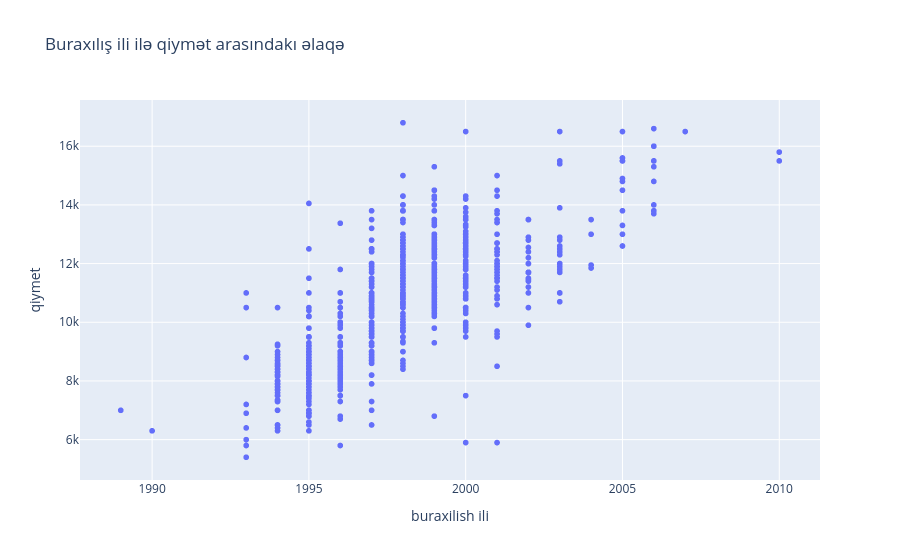

Notebook code for this chart:
### Code cell
import plotly.express as px

fig = px.scatter(df, x='buraxilish ili', y='qiymet', 
                 title='Buraxılış ili ilə qiymət arasındakı əlaqə')
fig.show()

### Figure 1 — Plotly figure (JSON) as saved in the notebook; plotly's stock layout.template omitted (floating-point values rounded to 4 significant figures; data arrays with more than 128 entries replaced by an {"elided": "..."} marker saying what was removed)
{"data": [{"hovertemplate": "buraxilish ili=%{x}<br>qiymet=%{y}<extra></extra>", "legendgroup": "", "marker": {"color": "#636efa", "symbol": "circle"}, "mode": "markers", "name": "", "showlegend": false, "type": "scattergl", "x": {"elided": "1174 int values"}, "xaxis": "x", "y": {"elided": "1174 int values"}, "yaxis": "y"}], "layout": {"legend": {"tracegroupgap": 0}, "title": {"text": "Buraxılış ili ilə qiymət arasındakı əlaqə"}, "xaxis": {"anchor": "y", "domain": [0, 1], "title": {"text": "buraxilish ili"}}, "yaxis": {"anchor": "x", "domain": [0, 1], "title": {"text": "qiymet"}}}}
